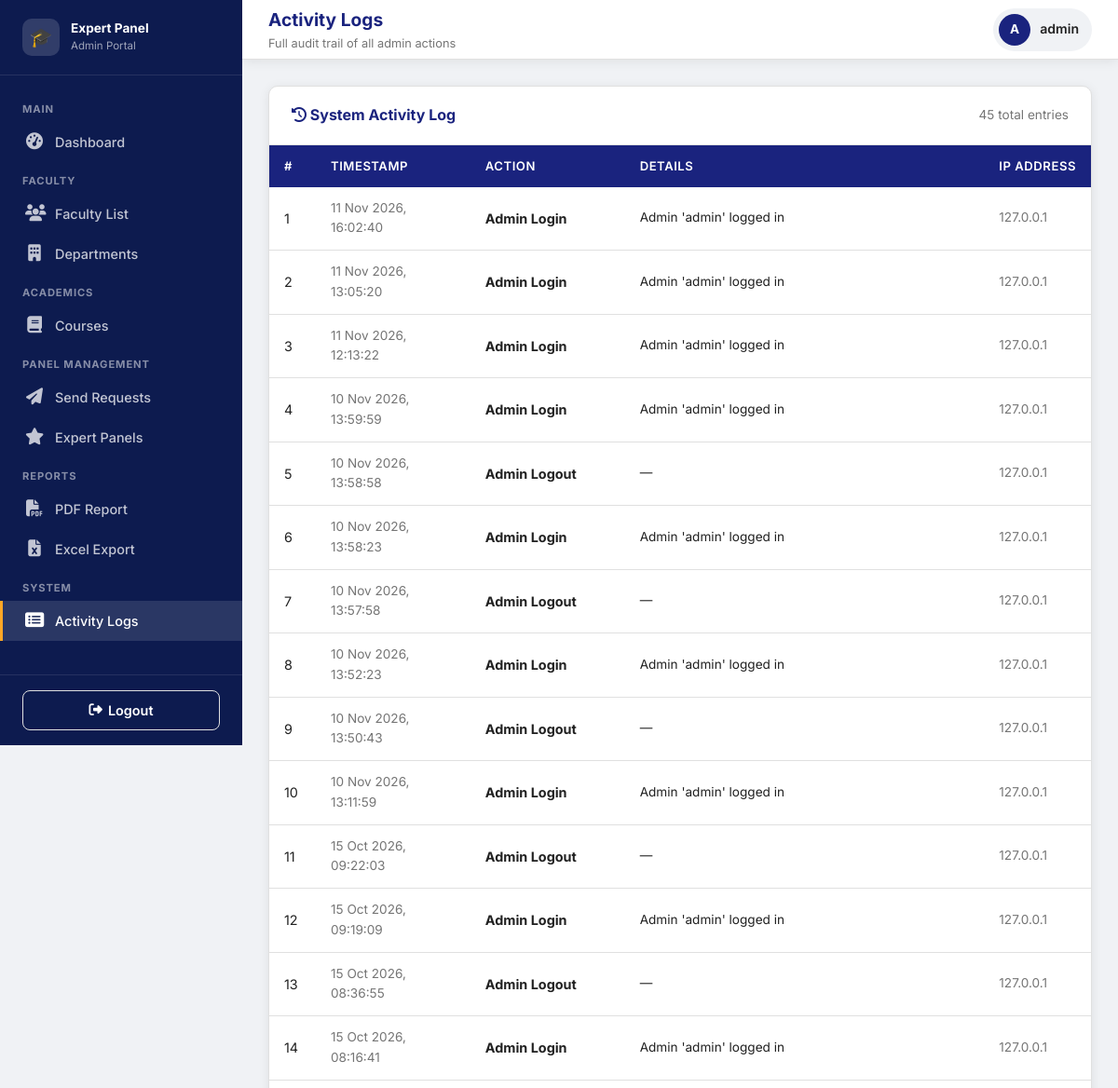
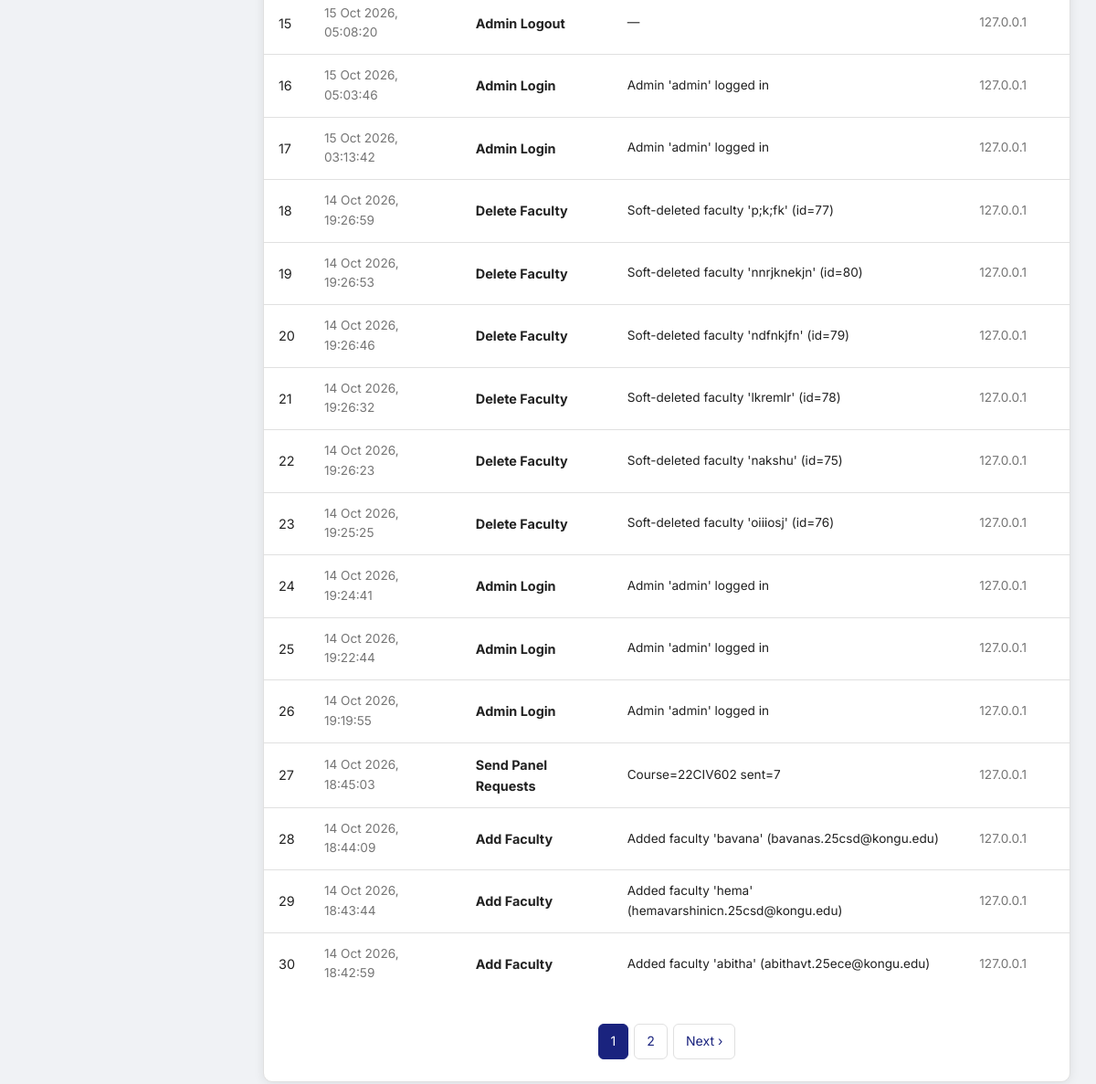
/admin/logs (signed in), run on the app's committed database (2 pictures, top to bottom).
### models.py (models this page shows, shortened)
class Admin(UserMixin, db.Model):
    __tablename__ = "admins"
    id = db.Column(db.Integer, primary_key=True)
    username = db.Column(db.String(80), unique=True, nullable=False)
    email = db.Column(db.String(120), unique=True, nullable=False)
    password_hash = db.Column(db.String(256), nullable=False)
    created_at = db.Column(db.DateTime, default=lambda: datetime.now(timezone.utc))

class ActivityLog(db.Model):
    __tablename__ = "activity_logs"
    id = db.Column(db.Integer, primary_key=True)
    admin_id = db.Column(db.Integer, db.ForeignKey("admins.id"))
    action = db.Column(db.String(200), nullable=False)
    details = db.Column(db.Text)
    timestamp = db.Column(db.DateTime, default=lambda: datetime.now(timezone.utc))
    ip_address = db.Column(db.String(50))

### routes/admin_routes.py (the view)
@admin_bp.route("/logs")
@login_required
@admin_only
def activity_logs():
    page = request.args.get("page", 1, type=int)
    logs = ActivityLog.query.order_by(ActivityLog.timestamp.desc()).paginate(
        page=page, per_page=30
    )
    return render_template("admin/activity_logs.html", logs=logs)

### app.py (called while the page is built)
@login_manager.user_loader
def load_user(user_id: str):
    if user_id.startswith("admin-"):
        return Admin.query.get(int(user_id.split("-", 1)[1]))
    elif user_id.startswith("faculty-"):
        return Faculty.query.get(int(user_id.split("-", 1)[1]))
    return None

### routes/admin_routes.py (called while the page is built)
def admin_only(f):
    from functools import wraps
    @wraps(f)
    def decorated(*args, **kwargs):
        if not current_user.is_authenticated or not isinstance(current_user._get_current_object(), Admin):
            flash("Admin access required.", "danger")
            return redirect(url_for("admin.login"))
        return f(*args, **kwargs)
    return decorated

### templates/admin/activity_logs.html (shortened to what this page needs)
{% extends "admin/base_admin.html" %}
{% block page_title %}Activity Logs{% endblock %}
{% block page_subtitle %}Full audit trail of all admin actions{% endblock %}
{% block content %}
<div class="card">
  <div class="card-header">
    <h3><i class="fas fa-history"></i> System Activity Log</h3>
    <span class="text-muted text-sm">{{ logs.total }} total entries</span>
  </div>
  <div class="table-container">
    <table class="data-table">
      <thead>
        <tr><th>#</th><th>Timestamp</th><th>Action</th><th>Details</th><th>IP Address</th></tr>
      </thead>
      <tbody>
        {% for log in logs.items %}
        <tr>
          <td>{{ ((logs.page-1)*logs.per_page) + loop.index }}</td>
          <td class="text-sm text-muted">{{ log.timestamp.strftime('%d %b %Y, %H:%M:%S') }}</td>
          <td class="font-bold">{{ log.action }}</td>
          <td class="text-sm">{{ log.details or '—' }}</td>
          <td class="text-sm text-muted">{{ log.ip_address or '—' }}</td>
        </tr>
        {% else %}
        <tr><td colspan="5" class="text-center text-muted" style="padding:40px;">No activity logged yet.</td></tr>
        {% endfor %}
      </tbody>
    </table>
  </div>
  {% if logs.pages > 1 %}
  <div class="card-body" style="padding-top:12px;">
    <div class="pagination">
      {% for p in logs.iter_pages(left_edge=2, right_edge=2, left_current=2, right_current=2) %}
        {% if p %}
          <a href="?page={{ p }}" class="page-link {% if p == logs.page %}active{% endif %}">{{ p }}</a>
        {% else %}
          <span class="page-link" style="cursor:default;">…</span>
        {% endif %}
      {% endfor %}
      {% if logs.has_next %}
      <a href="?page={{ logs.next_num }}" class="page-link">Next ›</a>
      {% endif %}
    </div>
  </div>
  {% endif %}
</div>
{% endblock %}

### templates/admin/base_admin.html (shortened to what this page needs)
<!DOCTYPE html>
<html lang="en">
<head>
  <link rel="stylesheet" href="https://cdnjs.cloudflare.com/ajax/libs/font-awesome/6.5.0/css/all.min.css">
  <link rel="stylesheet" href="{{ url_for('static', filename='css/style.css') }}">
</head>
<body>
<div class="layout">
  <aside class="sidebar">
    <div class="sidebar-brand">
      <div class="brand-icon">🎓</div>
      <div>
        <div class="brand-text">Expert Panel</div>
        <div class="brand-sub">Admin Portal</div>
      </div>
    </div>
    <nav class="sidebar-nav">
      <div class="nav-section-label">Main</div>
      <a href="{{ url_for('admin.dashboard') }}" class="nav-item">
        <i class="nav-icon fas fa-tachometer-alt"></i> Dashboard
      </a>
      <div class="nav-section-label">Faculty</div>
      <a href="{{ url_for('admin.faculty_list') }}" class="nav-item">
        <i class="nav-icon fas fa-users"></i> Faculty List
      </a>
      <a href="{{ url_for('admin.departments') }}" class="nav-item">
        <i class="nav-icon fas fa-building"></i> Departments
      </a>
      <div class="nav-section-label">Academics</div>
      <a href="{{ url_for('admin.courses') }}" class="nav-item">
        <i class="nav-icon fas fa-book"></i> Courses
      </a>
      <div class="nav-section-label">Panel Management</div>
      <a href="{{ url_for('admin.manage_requests') }}" class="nav-item">
        <i class="nav-icon fas fa-paper-plane"></i> Send Requests
      </a>
      <a href="{{ url_for('admin.view_panels') }}" class="nav-item">
        <i class="nav-icon fas fa-star"></i> Expert Panels
      </a>
      <div class="nav-section-label">Reports</div>
      <a href="{{ url_for('admin.report_all_pdf') }}" class="nav-item">
        <i class="nav-icon fas fa-file-pdf"></i> PDF Report
      </a>
      <a href="{{ url_for('admin.report_excel') }}" class="nav-item">
        <i class="nav-icon fas fa-file-excel"></i> Excel Export
      </a>
      <div class="nav-section-label">System</div>
      <a href="{{ url_for('admin.activity_logs') }}" class="nav-item">
        <i class="nav-icon fas fa-list-alt"></i> Activity Logs
      </a>
    </nav>
    <div class="sidebar-footer">
      <a href="{{ url_for('admin.logout') }}" class="btn btn-outline" style="width:100%;justify-content:center;">
        <i class="fas fa-sign-out-alt"></i> Logout
      </a>
    </div>
  </aside>
  <div class="main-content">
    <div class="topbar">
      <div class="topbar-left">
        <h1>{% block page_title %}Dashboard{% endblock %}</h1>
        <p>{% block page_subtitle %}{% endblock %}</p>
      </div>
      <div class="topbar-right">
        <div class="user-badge">
          <div class="user-avatar">
            {{ current_user.username[0].upper() if current_user.is_authenticated else 'A' }}
          </div>
          <span class="user-name">{{ current_user.username if current_user.is_authenticated else 'Admin' }}</span>
        </div>
      </div>
    </div>
    <div class="page-content">
      {% block content %}{% endblock %}
    </div>
  </div>
</div>
</body>
</html>

### data on the page
Admin: username "A", username "admin"
ActivityLog: ((logs.page-1)*logs.per_page)+loop.index "1", timestamp "11 Nov 2026, 16:02:40", action "Admin Login", details "Admin 'admin' logged in", ip_address "127.0.0.1"
ActivityLog: page "2", timestamp "11 Nov 2026, 13:05:20", action "Admin Login", details "Admin 'admin' logged in", ip_address "127.0.0.1"
ActivityLog: page "3", timestamp "11 Nov 2026, 12:13:22", action "Admin Login", details "Admin 'admin' logged in", ip_address "127.0.0.1"
ActivityLog: page "4", timestamp "10 Nov 2026, 13:59:59", action "Admin Login", details "Admin 'admin' logged in", ip_address "127.0.0.1"
ActivityLog: page "5", timestamp "10 Nov 2026, 13:58:58", action "Admin Logout", details "—", ip_address "127.0.0.1"
ActivityLog: page "6", timestamp "10 Nov 2026, 13:58:23", action "Admin Login", details "Admin 'admin' logged in", ip_address "127.0.0.1"
ActivityLog: page "7", timestamp "10 Nov 2026, 13:57:58", action "Admin Logout", details "—", ip_address "127.0.0.1"
ActivityLog: page "8", timestamp "10 Nov 2026, 13:52:23", action "Admin Login", details "Admin 'admin' logged in", ip_address "127.0.0.1"
ActivityLog: page "9", timestamp "10 Nov 2026, 13:50:43", action "Admin Logout", details "—", ip_address "127.0.0.1"
ActivityLog: page "10", timestamp "10 Nov 2026, 13:11:59", action "Admin Login", details "Admin 'admin' logged in", ip_address "127.0.0.1"
ActivityLog: page "11", timestamp "15 Oct 2026, 09:22:03", action "Admin Logout", details "—", ip_address "127.0.0.1"
ActivityLog: page "12", timestamp "15 Oct 2026, 09:19:09", action "Admin Login", details "Admin 'admin' logged in", ip_address "127.0.0.1"
ActivityLog: page "13", timestamp "15 Oct 2026, 08:36:55", action "Admin Logout", details "—", ip_address "127.0.0.1"
ActivityLog: page "14", timestamp "15 Oct 2026, 08:16:41", action "Admin Login", details "Admin 'admin' logged in", ip_address "127.0.0.1"
ActivityLog: page "15", timestamp "15 Oct 2026, 05:08:20", action "Admin Logout", details "—", ip_address "127.0.0.1"
ActivityLog: page "16", timestamp "15 Oct 2026, 05:03:46", action "Admin Login", details "Admin 'admin' logged in", ip_address "127.0.0.1"
ActivityLog: page "17", timestamp "15 Oct 2026, 03:13:42", action "Admin Login", details "Admin 'admin' logged in", ip_address "127.0.0.1"
ActivityLog: page "18", timestamp "14 Oct 2026, 19:26:59", action "Delete Faculty", details "Soft-deleted faculty 'p;k;fk' (id=77)", ip_address "127.0.0.1"
ActivityLog: page "19", timestamp "14 Oct 2026, 19:26:53", action "Delete Faculty", details "Soft-deleted faculty 'nnrjknekjn' (id=80)", ip_address "127.0.0.1"
ActivityLog: page "20", timestamp "14 Oct 2026, 19:26:46", action "Delete Faculty", details "Soft-deleted faculty 'ndfnkjfn' (id=79)", ip_address "127.0.0.1"
ActivityLog: page "21", timestamp "14 Oct 2026, 19:26:32", action "Delete Faculty", details "Soft-deleted faculty 'lkremlr' (id=78)", ip_address "127.0.0.1"
ActivityLog: page "22", timestamp "14 Oct 2026, 19:26:23", action "Delete Faculty", details "Soft-deleted faculty 'nakshu' (id=75)", ip_address "127.0.0.1"
ActivityLog: ((logs.page-1)*logs.per_page)+loop.index "23", timestamp "14 Oct 2026, 19:25:25", action "Delete Faculty", details "Soft-deleted faculty 'oiiiosj' (id=76)", ip_address "127.0.0.1"
ActivityLog: page "24", timestamp "14 Oct 2026, 19:24:41", action "Admin Login", details "Admin 'admin' logged in", ip_address "127.0.0.1"
ActivityLog: page "25", timestamp "14 Oct 2026, 19:22:44", action "Admin Login", details "Admin 'admin' logged in", ip_address "127.0.0.1"
ActivityLog: page "26", timestamp "14 Oct 2026, 19:19:55", action "Admin Login", details "Admin 'admin' logged in", ip_address "127.0.0.1"
ActivityLog: page "27", timestamp "14 Oct 2026, 18:45:03", action "Send Panel Requests", details "Course=22CIV602 sent=7", ip_address "127.0.0.1"
ActivityLog: page "28", timestamp "14 Oct 2026, 18:44:09", action "Add Faculty", details "Added faculty 'bavana' (bavanas.25csd@kongu.edu)", ip_address "127.0.0.1"
ActivityLog: page "29", timestamp "14 Oct 2026, 18:43:44", action "Add Faculty", details "Added faculty 'hema' (hemavarshinicn.25csd@kongu.edu)", ip_address "127.0.0.1"
ActivityLog: page "30", timestamp "14 Oct 2026, 18:42:59", action "Add Faculty", details "Added faculty 'abitha' (abithavt.25ece@kongu.edu)", ip_address "127.0.0.1"

### other printed values
{{ logs.total }} "45"
{{ p }} "1" "2"
